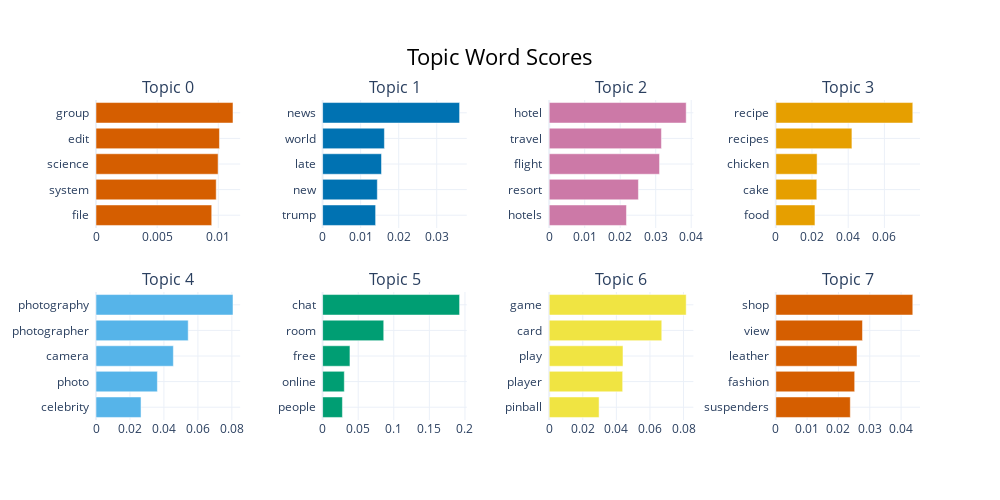

Notebook source saved alongside this figure:
### Markdown cell above
## Visualização dos dados

### Code cell
model.visualize_barchart()

### Figure 1 — Plotly figure (JSON) as saved in the notebook; plotly's stock layout.template omitted (floating-point values rounded to 4 significant figures)
{"data": [{"marker": {"color": "#D55E00"}, "orientation": "h", "type": "bar", "x": [0.009461, 0.009828, 0.009983, 0.01009, 0.0112], "xaxis": "x", "y": ["file  ", "system  ", "science  ", "edit  ", "group  "], "yaxis": "y"}, {"marker": {"color": "#0072B2"}, "orientation": "h", "type": "bar", "x": [0.01393, 0.01438, 0.01548, 0.01624, 0.03601], "xaxis": "x2", "y": ["trump  ", "new  ", "late  ", "world  ", "news  "], "yaxis": "y2"}, {"marker": {"color": "#CC79A7"}, "orientation": "h", "type": "bar", "x": [0.02176, 0.02513, 0.03108, 0.03161, 0.03859], "xaxis": "x3", "y": ["hotels  ", "resort  ", "flight  ", "travel  ", "hotel  "], "yaxis": "y3"}, {"marker": {"color": "#E69F00"}, "orientation": "h", "type": "bar", "x": [0.02164, 0.02266, 0.02281, 0.04206, 0.0757], "xaxis": "x4", "y": ["food  ", "cake  ", "chicken  ", "recipes  ", "recipe  "], "yaxis": "y4"}, {"marker": {"color": "#56B4E9"}, "orientation": "h", "type": "bar", "x": [0.02651, 0.03614, 0.04556, 0.05429, 0.08066], "xaxis": "x5", "y": ["celebrity  ", "photo  ", "camera  ", "photographer  ", "photography  "], "yaxis": "y5"}, {"marker": {"color": "#009E73"}, "orientation": "h", "type": "bar", "x": [0.02785, 0.03049, 0.03843, 0.08589, 0.1925], "xaxis": "x6", "y": ["people  ", "online  ", "free  ", "room  ", "chat  "], "yaxis": "y6"}, {"marker": {"color": "#F0E442"}, "orientation": "h", "type": "bar", "x": [0.02971, 0.04376, 0.04395, 0.06704, 0.08159], "xaxis": "x7", "y": ["pinball  ", "player  ", "play  ", "card  ", "game  "], "yaxis": "y7"}, {"marker": {"color": "#D55E00"}, "orientation": "h", "type": "bar", "x": [0.02379, 0.02519, 0.02593, 0.02768, 0.04374], "xaxis": "x8", "y": ["suspenders  ", "fashion  ", "leather  ", "view  ", "shop  "], "yaxis": "y8"}], "layout": {"annotations": [{"font": {"size": 16}, "showarrow": false, "text": "Topic 0", "x": 0.0875, "xanchor": "center", "xref": "paper", "y": 1, "yanchor": "bottom", "yref": "paper"}, {"font": {"size": 16}, "showarrow": false, "text": "Topic 1", "x": 0.3625, "xanchor": "center", "xref": "paper", "y": 1, "yanchor": "bottom", "yref": "paper"}, {"font": {"size": 16}, "showarrow": false, "text": "Topic 2", "x": 0.6375, "xanchor": "center", "xref": "paper", "y": 1, "yanchor": "bottom", "yref": "paper"}, {"font": {"size": 16}, "showarrow": false, "text": "Topic 3", "x": 0.9125, "xanchor": "center", "xref": "paper", "y": 1, "yanchor": "bottom", "yref": "paper"}, {"font": {"size": 16}, "showarrow": false, "text": "Topic 4", "x": 0.0875, "xanchor": "center", "xref": "paper", "y": 0.4, "yanchor": "bottom", "yref": "paper"}, {"font": {"size": 16}, "showarrow": false, "text": "Topic 5", "x": 0.3625, "xanchor": "center", "xref": "paper", "y": 0.4, "yanchor": "bottom", "yref": "paper"}, {"font": {"size": 16}, "showarrow": false, "text": "Topic 6", "x": 0.6375, "xanchor": "center", "xref": "paper", "y": 0.4, "yanchor": "bottom", "yref": "paper"}, {"font": {"size": 16}, "showarrow": false, "text": "Topic 7", "x": 0.9125, "xanchor": "center", "xref": "paper", "y": 0.4, "yanchor": "bottom", "yref": "paper"}], "height": 500, "hoverlabel": {"bgcolor": "white", "font": {"family": "Rockwell", "size": 16}}, "showlegend": false, "title": {"font": {"color": "Black", "size": 22}, "text": "Topic Word Scores", "x": 0.5, "xanchor": "center", "yanchor": "top"}, "width": 1000, "xaxis": {"anchor": "y", "domain": [0, 0.175], "showgrid": true}, "xaxis2": {"anchor": "y2", "domain": [0.275, 0.45], "showgrid": true}, "xaxis3": {"anchor": "y3", "domain": [0.55, 0.725], "showgrid": true}, "xaxis4": {"anchor": "y4", "domain": [0.825, 1], "showgrid": true}, "xaxis5": {"anchor": "y5", "domain": [0, 0.175], "showgrid": true}, "xaxis6": {"anchor": "y6", "domain": [0.275, 0.45], "showgrid": true}, "xaxis7": {"anchor": "y7", "domain": [0.55, 0.725], "showgrid": true}, "xaxis8": {"anchor": "y8", "domain": [0.825, 1], "showgrid": true}, "yaxis": {"anchor": "x", "domain": [0.6, 1], "showgrid": true}, "yaxis2": {"anchor": "x2", "domain": [0.6, 1], "showgrid": true}, "yaxis3": {"anchor": "x3", "domain": [0.6, 1], "showgrid": true}, "yaxis4": {"anchor": "x4", "domain": [0.6, 1], "showgrid": true}, "yaxis5": {"anchor": "x5", "domain": [0, 0.4], "showgrid": true}, "yaxis6": {"anchor": "x6", "domain": [0, 0.4], "showgrid": true}, "yaxis7": {"anchor": "x7", "domain": [0, 0.4], "showgrid": true}, "yaxis8": {"anchor": "x8", "domain": [0, 0.4], "showgrid": true}}}
